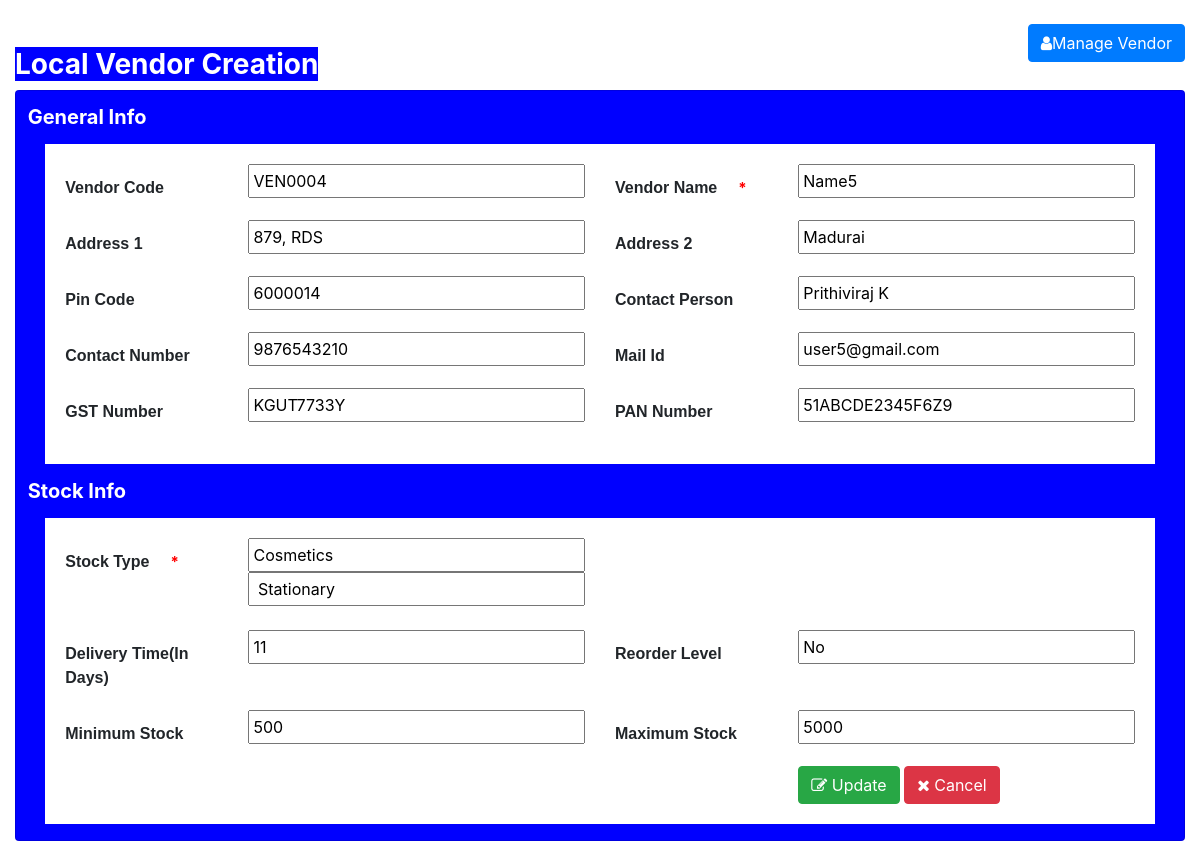
Page /php/updatevendor.php?vendorid=15 on the committed database.
### tables this page shows
CREATE TABLE `vendordetails` (
  `vendorid` int(5) NOT NULL,
  `vendorcode` varchar(30) NOT NULL,
  `vendorname` varchar(30) NOT NULL,
  `address1` varchar(30) NOT NULL,
  `address2` varchar(30) NOT NULL,
  `pincode` int(10) NOT NULL,
  `contactperson` varchar(30) NOT NULL,
  `contact` varchar(30) NOT NULL,
  `mailid` varchar(50) NOT NULL,
  `gstnumber` varchar(30) NOT NULL,
  `pannumber` varchar(30) NOT NULL,
  `stocktype` varchar(100) NOT NULL,
  `deliverytime` varchar(30) NOT NULL,
  `reorderlevel` varchar(30) NOT NULL,
  `minimumstock` varchar(30) NOT NULL,
  `maximumstock` varchar(30) NOT NULL
);

### php/updatevendor.php (the view, shortened to what this page needs)
<?php
$mysqli = mysqli_connect("localhost", "root", "", "vendor") or die("Error in database connection".mysqli_error($mysqli));
if(isset($_GET["vendorid"]))
{
	$vendorid=$_GET["vendorid"];
$query="SELECT * FROM vendordetails WHERE vendorid='".$vendorid."' ";
$result=$mysqli->query($query);
if($result->num_rows>0){
	while($row=$result->fetch_assoc()){
		$vendorcode=$row["vendorcode"];
		$vendorname=$row["vendorname"];
		$address1=$row["address1"];
		$address2=$row["address2"];
		$pincode=$row["pincode"];
		$contactperson=$row["contactperson"];
		$contact=$row["contact"];
		$mailid=$row["mailid"];
		$gstnumber=$row["gstnumber"];
		$pannumber=$row["pannumber"];
		$stocktype=$row["stocktype"];
		$stocktypearray=explode(",", $stocktype);
		$deliverytime=$row["deliverytime"];
		$reorderlevel=$row["reorderlevel"];
		$minimumstock=$row["minimumstock"];
		$maximumstock=$row["maximumstock"];
	}
}
}
?>
<head>
<link rel="stylesheet" type="text/css" href="../css/bootstrap.css">
<link rel="stylesheet" type="text/css" href="../css/customstyle.css">
<link rel="stylesheet" href="https://use.fontawesome.com/releases/v5.6.3/css/all.css">
<link rel="stylesheet" href="https://cdnjs.cloudflare.com/ajax/libs/font-awesome/4.7.0/css/font-awesome.min.css">
</head>
<div class="container-fluid"><br>
<a href="managevendor.php"><button class="btn btn-primary float-right"><i class="fa fa-user"></i>Manage Vendor</button></a><br>
<h3><span class="bluehead">Local Vendor Creation</span></h3>
	<div class="card">
		<h5 class="card-title">General Info</h5>
		<form name="vendorform" action="updatevendor.php" method="POST">
		<div class="card-body">
			<div class="row">
				<div class="col-md-2">
					<label>Vendor Code</label>
				</div>
				<div class="col-md-4">
					<input type="text" id="vendorcode" name="vendorcode" value="<?php if(isset($vendorcode)){ echo $vendorcode; }?>">
				</div>
				<div class="col-md-2">
					<label>Vendor Name</label><span class="alert">*</span>
				</div>
				<div class="col-md-4">
					<input type="text"  id="vendorname" name="vendorname" value="<?php if(isset($vendorname)){ echo $vendorname; }?>">
				</div>
		    </div>
		    <div class="row">
				<div class="col-md-2">
					<label>Address 1</label>
				</div>
				<div class="col-md-4">
					<input type="text"  id="address1" name="address1" value="<?php if(isset($address1)){ echo $address1; }?>">
				</div>
				<div class="col-md-2">
					<label>Address 2</label>
				</div>
				<div class="col-md-4">
					<input type="text"  id="address2" name="address2" value="<?php if(isset($address2)){ echo $address2; }?>">
				</div>
		    </div>
		    <div class="row">
				<div class="col-md-2">
					<label>Pin Code</label>
				</div>
				<div class="col-md-4">
					<input type="text"  id="pincode" name="pincode" value="<?php if(isset($pincode)){ echo $pincode; }?>">
				</div>
				<div class="col-md-2">
					<label>Contact Person</label>
				</div>
				<div class="col-md-4">
					<input type="text"  id="contactperson" name="contactperson" value="<?php if(isset($contactperson)){ echo $contactperson; }?>">
				</div>
		    </div>
            <div class="row">
				<div class="col-md-2">
					<label>Contact Number</label>
				</div>
				<div class="col-md-4">
					<input type="text"  id="contact" name="contact" value="<?php if(isset($contact)){ echo $contact; }?>">
				</div>
				<div class="col-md-2">
					<label>Mail Id</label>
				</div>
				<div class="col-md-4">
					<input type="text" id="mailid" name="mailid" value="<?php if(isset($mailid)){ echo $mailid; }?>">
				</div>
		    </div>
		     <div class="row">
				<div class="col-md-2">
					<label>GST Number</label>
				</div>
				<div class="col-md-4">
					<input type="text"  id="gstnumber" name="gstnumber" value="<?php if(isset($gstnumber)){ echo $gstnumber; }?>">
				</div>
				<div class="col-md-2">
					<label>PAN Number</label>
				</div>
				<div class="col-md-4">
					<input type="text" id="pannumber" name="pannumber" value="<?php if(isset($pannumber)){ echo $pannumber; }?>">
				</div>
		    </div>
        </div>
		<h5 class="card-title">Stock Info</h5>
		<div class="card-body">
			<div class="row">
				<div class="col-md-2">
					<label>Stock Type</label><span class="alert">*</span>
				</div>
				<div class="col-md-4" id="stockfield">
				<?php foreach ($stocktypearray as $stocktype) { ?>
					<input type="text"  id="stocktype" name="stocktype[]" value="<?php if(isset($stocktype)){ echo $stocktype; }?>
					">
				<?php } ?>
					<div id="stockadd"></div><br>
			</div>
				<div class="col-md-6">
				</div>
		    </div>
		    <div class="row">
				<div class="col-md-2">
					<label>Delivery Time(In Days)</label>
				</div>
				<div class="col-md-4">
					<input type="text" id="deliverytime" name="deliverytime" value="<?php if(isset($deliverytime)){ echo $deliverytime; }?>">
				</div>
				<div class="col-md-2">
					<label>Reorder Level</label>
				</div>
				<div class="col-md-4">
					<input type="text"  id="reorderlevel" name="reorderlevel" value="<?php if(isset($reorderlevel)){ echo $reorderlevel; }?>">
				</div>
		    </div>
		    <div class="row">
		    	<div class="col-md-2">
					<label>Minimum Stock</label>
				</div>
				<div class="col-md-4">
					<input type="text" id="minimumstock" name="minimumstock" value="<?php if(isset($minimumstock)){ echo $minimumstock; }?>">
				</div>
				<div class="col-md-2">
					<label>Maximum Stock</label>
				</div>
				<div class="col-md-4">
					<input type="text"  id="maximumstock" name="maximumstock" value="<?php if(isset($maximumstock)){ echo $maximumstock; }?>">
				</div>
			</div>
		    <div class="row">
		    	<div class="col-md-4">
		    	</div>
		    	<div class="col-md-4">
		    	</div>
		    	<div class="col-md-4">
                <button type="submit" id="submitbtn" name="submitbtn" class="btn btn-success"><i class="fa fa-edit"></i>&nbspUpdate</button>
		    	<button type="reset" id="cancel" class="btn btn-danger"><i class="fa fa-close"></i>&nbspCancel</button>
		    	</div>
			</div>
        </div>
    </form>
</div>
</div>

### css/customstyle.css (style rules this page uses)
.card { background-color: blue; width: 100%; }
.card-body { background-color: white; width:95%; margin: auto; margin-top: none; }
.card-title { color:white; padding: 3px 0; margin-left: 1%; margin-top: 1%; font-weight: bold; }
.bluehead { background-color: blue; color: white; font-weight: bold; }
label { padding: 12px 0; font-family: sans-serif; font-weight: bold; }
input { padding:3px; width:100%; }
.alert { color:red; font-weight: bold; font-size: 15px; }

### rows in the picture
vendordetails: vendorcode "VEN0004", vendorname "Name5", address1 "879, RDS", address2 "Madurai", pincode "6000014", contactperson "Prithiviraj K", contact "9876543210", mailid "user5@gmail.com", gstnumber "KGUT7733Y", pannumber "51ABCDE2345F6Z9", stocktype "Cosmetics", stocktype "Stationary", deliverytime "11", reorderlevel "No", minimumstock "500", maximumstock "5000"
